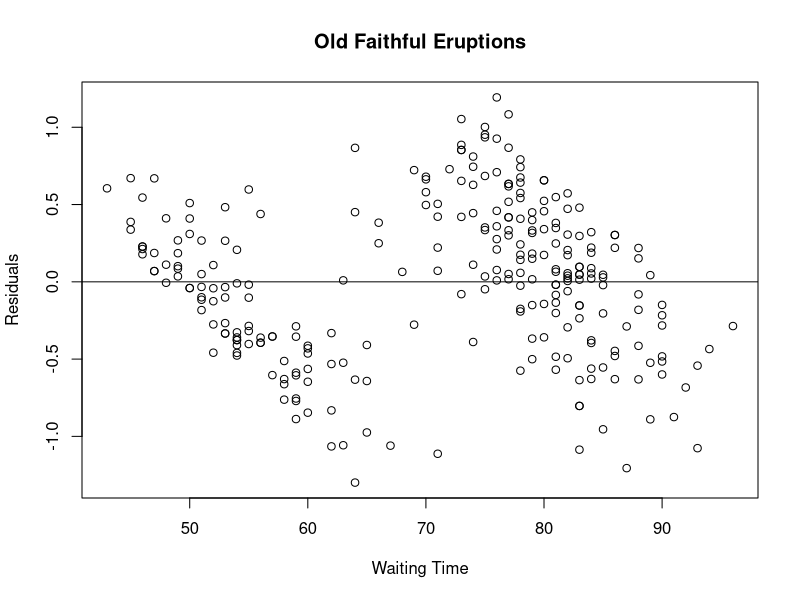
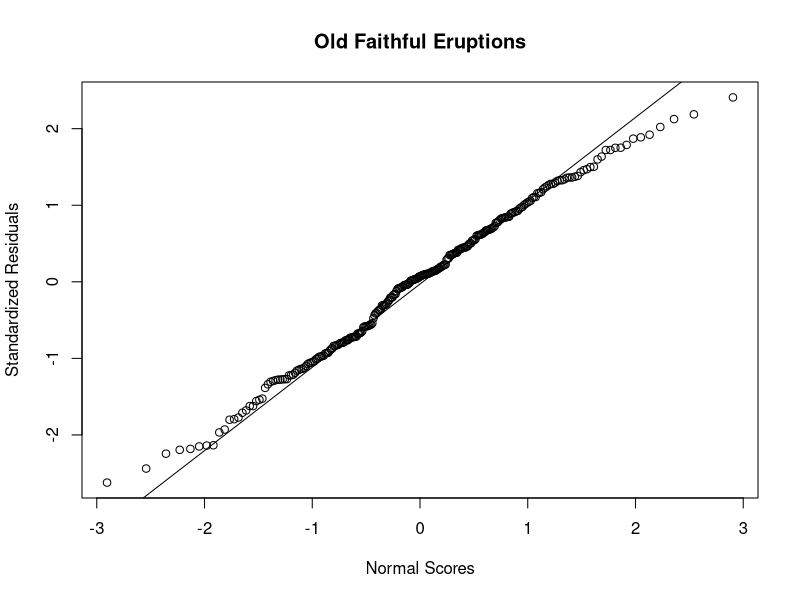

R code for these plots, in order:
data(faithful)

eruption.lm = lm(eruptions ~ waiting, data=faithful)

# Then we extract the parameters of the estimated regression equation with the coefficients function.

coeffs = coefficients(eruption.lm); coeffs 

# We now fit the eruption duration using the estimated regression equation.

waiting = 80           # the waiting time 
duration = coeffs[1] + coeffs[2]*waiting 
duration 

# Answer
#Based on the simple linear regression model, if the waiting time since the last eruption has been 80 minutes, we expect the next one to last 4.1762 minutes.

# Alternative Solution
# We wrap the waiting parameter value inside a new data frame named newdata.

newdata = data.frame(waiting=80) # wrap the parameter

# Then we apply the predict function to eruption.lm along with newdata.

predict(eruption.lm, newdata)    # apply predict 

# Then we extract the coefficient of determination from the r.squared attribute of its summary.

summary(eruption.lm)$r.squared 

str(summary(eruption.lm))

# Then we print out the F-statistics of the significance test with the summary function.

summary(eruption.lm) 

anova(eruption.lm)

# Then we create a new data frame that set the waiting time value.

newdata = data.frame(waiting=80)

# CI for EXPECTED duration. Apply the predict function and set the predictor variable in the newdata argument. We also set the interval type as "confidence", and use the default 0.95 confidence level.

predict(eruption.lm, newdata, interval="confidence") 

# CI for an individual duration. Apply the predict function and set the predictor variable in the newdata argument. We also set the interval type as "confidence", and use the default 0.95 confidence level.

predict(eruption.lm, newdata, interval="predict")

# Residual plots

eruption.res = resid(eruption.lm)

plot(faithful$waiting, eruption.res, 
            ylab="Residuals", xlab="Waiting Time", 
            main="Old Faithful Eruptions")

abline(0, 0)                  # reference line

# Standardized residuals

eruption.stdres = rstandard(eruption.lm)

my.std.res <- eruption.res / (sqrt(deviance(eruption.lm) / df.residual(eruption.lm)))

# Normal quantile plot

qqnorm(eruption.stdres, 
            ylab="Standardized Residuals", 
            xlab="Normal Scores", 
            main="Old Faithful Eruptions") 

qqline(eruption.stdres)
